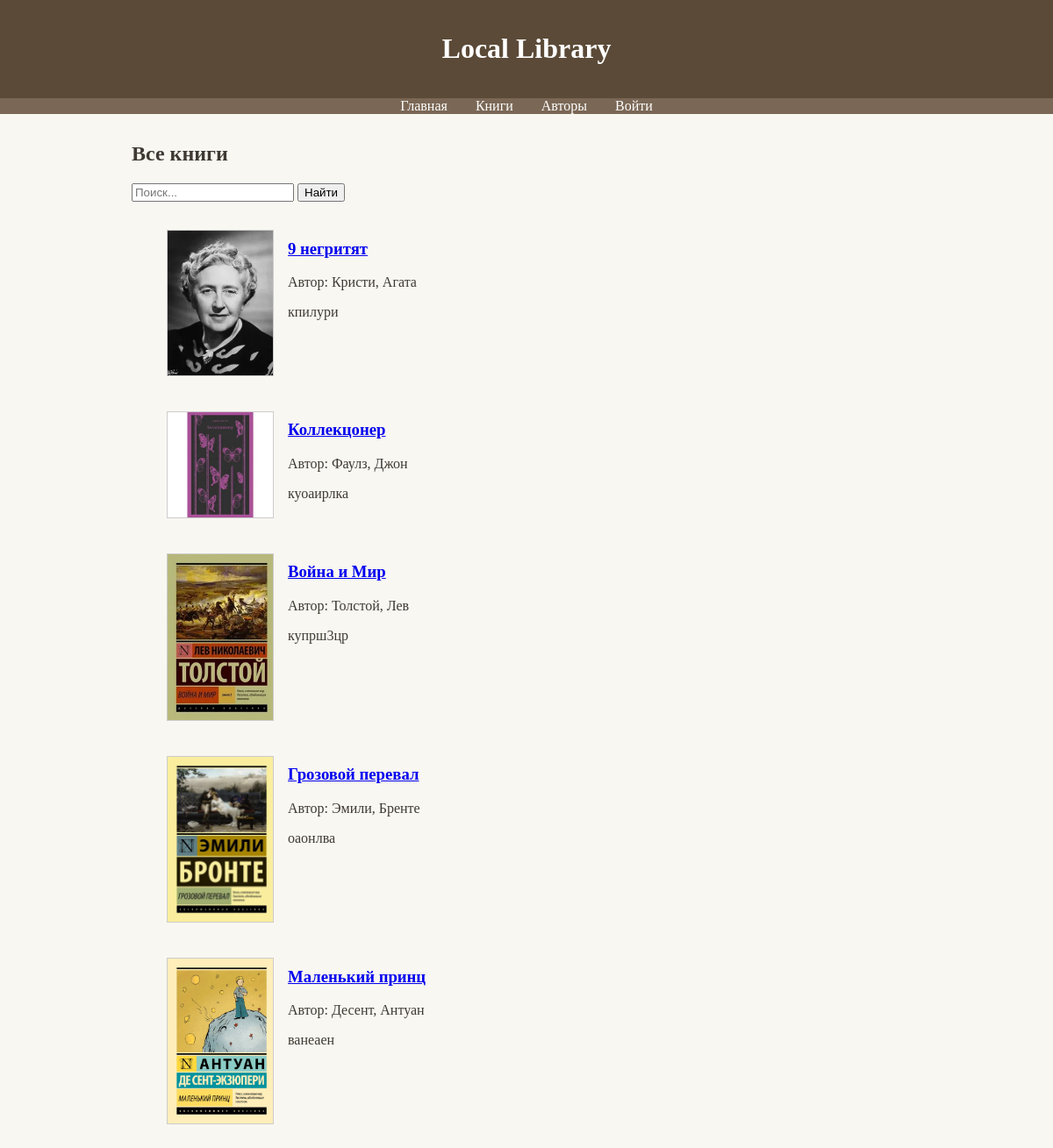
The page /books/ on the database its author committed.
### catalog/models.py (models this page shows, shortened)
class Book(models.Model):
    title = models.CharField(max_length=200)
    author = models.ForeignKey(Author, on_delete=models.SET_NULL, null=True)
    summary = models.TextField(max_length=1000, help_text='Brief description')
    isbn = models.CharField('ISBN', max_length=13, unique=True)
    cover = models.ImageField(upload_to='covers/', blank=True, null=True)

class Author(models.Model):
    first_name = models.CharField(max_length=100)
    last_name = models.CharField(max_length=100)
    date_of_birth = models.DateField(null=True, blank=True)
    date_of_death = models.DateField('Died', null=True, blank=True)
    class Meta:
        ordering = ['last_name', 'first_name']
    def __str__(self):
        return f'{self.last_name}, {self.first_name}'

### catalog/views.py (the view, shortened to what this page needs)
# urls.py: path('books/', views.BookListView.as_view(), name='books'),
class BookListView(ListView):
    model = Book
    context_object_name = 'book_list'
    template_name = 'catalog/book_list.html'
    def get_queryset(self):
        queryset = Book.objects.all()
        query = self.request.GET.get('q')
        return queryset

### catalog/templates/catalog/book_list.html
{% extends "base_generic.html" %}
{% block content %}
  <h2>Все книги</h2>
  <form method="get" style="margin-bottom:1rem;">
    <input type="text" name="q" value="{{ request.GET.q }}" placeholder="Поиск...">
    <button type="submit">Найти</button>
  </form>
  <ul>
    {% for book in book_list %}
      <li style="margin:1.5rem 0; display:flex;">
        {% if book.cover %}
          <img src="{{ book.cover.url }}" class="book-cover" alt="Обложка">
        {% endif %}
        <div style="margin-left:1rem;">
          <h3><a href="{% url 'book-detail' book.pk %}">{{ book.title }}</a></h3>
          <p>Автор: {{ book.author }}</p>
          <p>{{ book.summary|truncatewords:20 }}</p>
        </div>
      </li>
    {% empty %}
      <li>Нет книг.</li>
    {% endfor %}
  </ul>
{% endblock %}

### catalog/templates/base_generic.html (style rules this page uses)
body { font-family: Georgia, serif; background: #f9f7f1; color: #3e3933; margin: 0; padding: 0; }
.book-cover { max-width: 120px; height: auto; border: 1px solid #ccc; margin: 0.5rem 0; }

### rows shown on the page
Book: cover (picture), title "9 негритят", author "Кристи, Агата", summary "кпилури"
Book: cover (picture), title "Коллекцонер", author "Фаулз, Джон", summary "куоаирлка"
Book: cover (picture), title "Война и Мир", author "Толстой, Лев", summary "купрш3цр"
Book: cover (picture), title "Грозовой перевал", author "Эмили, Бренте", summary "оаонлва"
Book: cover (picture), title "Маленький принц", author "Десент, Антуан", summary "ванеаен"
